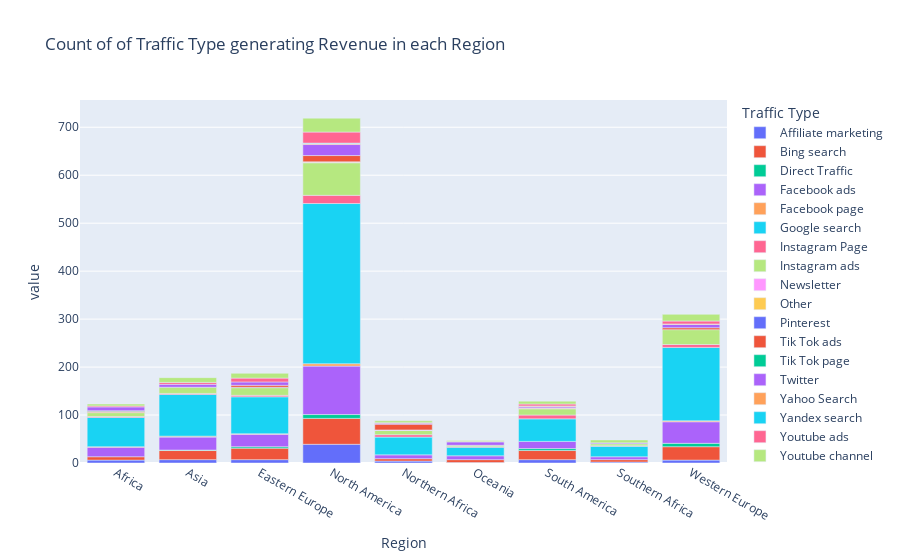

The code cell stored with this chart in its notebook:
### Markdown cell above
#### 1. What traffic is generating the most revenue in each region?

### Code cell
# Using the revenue = True dataframe we can group variables together and plot the data:

region_traffic_groups = df_revenue_true.groupby(['region', 'traffic_type']).size().unstack()
fig = px.bar(region_traffic_groups, title="Count of of Traffic Type generating Revenue in each Region", labels={'region': 'Region'})
fig.update_layout(legend_title_text='Traffic Type')
# fig.update_layout(barmode="group")
fig.show()

### Figure 1 — Plotly figure (JSON) as saved in the notebook; plotly's stock layout.template omitted (floating-point values rounded to 4 significant figures)
{"data": [{"alignmentgroup": "True", "hovertemplate": "traffic_type=Affiliate marketing<br>Region=%{x}<br>value=%{y}<extra></extra>", "legendgroup": "Affiliate marketing", "marker": {"color": "#636efa", "pattern": {"shape": ""}}, "name": "Affiliate marketing", "offsetgroup": "Affiliate marketing", "orientation": "v", "showlegend": true, "textposition": "auto", "type": "bar", "x": ["Africa", "Asia", "Eastern Europe", "North America", "Northern Africa", "Oceania", "South America", "Southern Africa", "Western Europe"], "xaxis": "x", "y": [6, 7, 7, 39, 4, 1, 7, 2, 6], "yaxis": "y"}, {"alignmentgroup": "True", "hovertemplate": "traffic_type=Bing search<br>Region=%{x}<br>value=%{y}<extra></extra>", "legendgroup": "Bing search", "marker": {"color": "#EF553B", "pattern": {"shape": ""}}, "name": "Bing search", "offsetgroup": "Bing search", "orientation": "v", "showlegend": true, "textposition": "auto", "type": "bar", "x": ["Africa", "Asia", "Eastern Europe", "North America", "Northern Africa", "Oceania", "South America", "Southern Africa", "Western Europe"], "xaxis": "x", "y": [7, 19, 24, 54, 5, 6, 19, 5, 28], "yaxis": "y"}, {"alignmentgroup": "True", "hovertemplate": "traffic_type=Direct Traffic<br>Region=%{x}<br>value=%{y}<extra></extra>", "legendgroup": "Direct Traffic", "marker": {"color": "#00cc96", "pattern": {"shape": ""}}, "name": "Direct Traffic", "offsetgroup": "Direct Traffic", "orientation": "v", "showlegend": true, "textposition": "auto", "type": "bar", "x": ["Africa", "Asia", "Eastern Europe", "North America", "Northern Africa", "Oceania", "South America", "Southern Africa", "Western Europe"], "xaxis": "x", "y": [null, 1, 3, 8, null, null, 4, null, 7], "yaxis": "y"}, {"alignmentgroup": "True", "hovertemplate": "traffic_type=Facebook ads<br>Region=%{x}<br>value=%{y}<extra></extra>", "legendgroup": "Facebook ads", "marker": {"color": "#ab63fa", "pattern": {"shape": ""}}, "name": "Facebook ads", "offsetgroup": "Facebook ads", "orientation": "v", "showlegend": true, "textposition": "auto", "type": "bar", "x": ["Africa", "Asia", "Eastern Europe", "North America", "Northern Africa", "Oceania", "South America", "Southern Africa", "Western Europe"], "xaxis": "x", "y": [20, 27, 26, 101, 8, 8, 15, 6, 45], "yaxis": "y"}, {"alignmentgroup": "True", "hovertemplate": "traffic_type=Facebook page<br>Region=%{x}<br>value=%{y}<extra></extra>", "legendgroup": "Facebook page", "marker": {"color": "#FFA15A", "pattern": {"shape": ""}}, "name": "Facebook page", "offsetgroup": "Facebook page", "orientation": "v", "showlegend": true, "textposition": "auto", "type": "bar", "x": ["Africa", "Asia", "Eastern Europe", "North America", "Northern Africa", "Oceania", "South America", "Southern Africa", "Western Europe"], "xaxis": "x", "y": [1, 2, 1, 5, null, null, null, null, 2], "yaxis": "y"}, {"alignmentgroup": "True", "hovertemplate": "traffic_type=Google search<br>Region=%{x}<br>value=%{y}<extra></extra>", "legendgroup": "Google search", "marker": {"color": "#19d3f3", "pattern": {"shape": ""}}, "name": "Google search", "offsetgroup": "Google search", "orientation": "v", "showlegend": true, "textposition": "auto", "type": "bar", "x": ["Africa", "Asia", "Eastern Europe", "North America", "Northern Africa", "Oceania", "South America", "Southern Africa", "Western Europe"], "xaxis": "x", "y": [61, 87, 77, 334, 37, 18, 47, 22, 153], "yaxis": "y"}, {"alignmentgroup": "True", "hovertemplate": "traffic_type=Instagram Page<br>Region=%{x}<br>value=%{y}<extra></extra>", "legendgroup": "Instagram Page", "marker": {"color": "#FF6692", "pattern": {"shape": ""}}, "name": "Instagram Page", "offsetgroup": "Instagram Page", "orientation": "v", "showlegend": true, "textposition": "auto", "type": "bar", "x": ["Africa", "Asia", "Eastern Europe", "North America", "Northern Africa", "Oceania", "South America", "Southern Africa", "Western Europe"], "xaxis": "x", "y": [2, 2, 3, 17, 5, 1, 8, 1, 6], "yaxis": "y"}, {"alignmentgroup": "True", "hovertemplate": "traffic_type=Instagram ads<br>Region=%{x}<br>value=%{y}<extra></extra>", "legendgroup": "Instagram ads", "marker": {"color": "#B6E880", "pattern": {"shape": ""}}, "name": "Instagram ads", "offsetgroup": "Instagram ads", "orientation": "v", "showlegend": true, "textposition": "auto", "type": "bar", "x": ["Africa", "Asia", "Eastern Europe", "North America", "Northern Africa", "Oceania", "South America", "Southern Africa", "Western Europe"], "xaxis": "x", "y": [8, 13, 16, 68, 9, 3, 13, 4, 31], "yaxis": "y"}, {"alignmentgroup": "True", "hovertemplate": "traffic_type=Newsletter<br>Region=%{x}<br>value=%{y}<extra></extra>", "legendgroup": "Newsletter", "marker": {"color": "#FF97FF", "pattern": {"shape": ""}}, "name": "Newsletter", "offsetgroup": "Newsletter", "orientation": "v", "showlegend": true, "textposition": "auto", "type": "bar", "x": ["Africa", "Asia", "Eastern Europe", "North America", "Northern Africa", "Oceania", "South America", "Southern Africa", "Western Europe"], "xaxis": "x", "y": [null, null, null, 1, 1, null, 1, null, null], "yaxis": "y"}, {"alignmentgroup": "True", "hovertemplate": "traffic_type=Other<br>Region=%{x}<br>value=%{y}<extra></extra>", "legendgroup": "Other", "marker": {"color": "#FECB52", "pattern": {"shape": ""}}, "name": "Other", "offsetgroup": "Other", "orientation": "v", "showlegend": true, "textposition": "auto", "type": "bar", "x": ["Africa", "Asia", "Eastern Europe", "North America", "Northern Africa", "Oceania", "South America", "Southern Africa", "Western Europe"], "xaxis": "x", "y": [1, null, null, 1, null, null, null, null, null], "yaxis": "y"}, {"alignmentgroup": "True", "hovertemplate": "traffic_type=Pinterest<br>Region=%{x}<br>value=%{y}<extra></extra>", "legendgroup": "Pinterest", "marker": {"color": "#636efa", "pattern": {"shape": ""}}, "name": "Pinterest", "offsetgroup": "Pinterest", "orientation": "v", "showlegend": true, "textposition": "auto", "type": "bar", "x": ["Africa", "Asia", "Eastern Europe", "North America", "Northern Africa", "Oceania", "South America", "Southern Africa", "Western Europe"], "xaxis": "x", "y": [null, null, 1, null, null, null, null, null, null], "yaxis": "y"}, {"alignmentgroup": "True", "hovertemplate": "traffic_type=Tik Tok ads<br>Region=%{x}<br>value=%{y}<extra></extra>", "legendgroup": "Tik Tok ads", "marker": {"color": "#EF553B", "pattern": {"shape": ""}}, "name": "Tik Tok ads", "offsetgroup": "Tik Tok ads", "orientation": "v", "showlegend": true, "textposition": "auto", "type": "bar", "x": ["Africa", "Asia", "Eastern Europe", "North America", "Northern Africa", "Oceania", "South America", "Southern Africa", "Western Europe"], "xaxis": "x", "y": [2, null, 4, 13, 12, null, 1, null, 4], "yaxis": "y"}, {"alignmentgroup": "True", "hovertemplate": "traffic_type=Tik Tok page<br>Region=%{x}<br>value=%{y}<extra></extra>", "legendgroup": "Tik Tok page", "marker": {"color": "#00cc96", "pattern": {"shape": ""}}, "name": "Tik Tok page", "offsetgroup": "Tik Tok page", "orientation": "v", "showlegend": true, "textposition": "auto", "type": "bar", "x": ["Africa", "Asia", "Eastern Europe", "North America", "Northern Africa", "Oceania", "South America", "Southern Africa", "Western Europe"], "xaxis": "x", "y": [1, null, null, null, null, null, null, null, null], "yaxis": "y"}, {"alignmentgroup": "True", "hovertemplate": "traffic_type=Twitter<br>Region=%{x}<br>value=%{y}<extra></extra>", "legendgroup": "Twitter", "marker": {"color": "#ab63fa", "pattern": {"shape": ""}}, "name": "Twitter", "offsetgroup": "Twitter", "orientation": "v", "showlegend": true, "textposition": "auto", "type": "bar", "x": ["Africa", "Asia", "Eastern Europe", "North America", "Northern Africa", "Oceania", "South America", "Southern Africa", "Western Europe"], "xaxis": "x", "y": [8, 6, 7, 23, 2, 7, 3, 2, 7], "yaxis": "y"}, {"alignmentgroup": "True", "hovertemplate": "traffic_type=Yahoo Search<br>Region=%{x}<br>value=%{y}<extra></extra>", "legendgroup": "Yahoo Search", "marker": {"color": "#FFA15A", "pattern": {"shape": ""}}, "name": "Yahoo Search", "offsetgroup": "Yahoo Search", "orientation": "v", "showlegend": true, "textposition": "auto", "type": "bar", "x": ["Africa", "Asia", "Eastern Europe", "North America", "Northern Africa", "Oceania", "South America", "Southern Africa", "Western Europe"], "xaxis": "x", "y": [null, null, null, 2, null, null, 1, null, 1], "yaxis": "y"}, {"alignmentgroup": "True", "hovertemplate": "traffic_type=Yandex search<br>Region=%{x}<br>value=%{y}<extra></extra>", "legendgroup": "Yandex search", "marker": {"color": "#19d3f3", "pattern": {"shape": ""}}, "name": "Yandex search", "offsetgroup": "Yandex search", "orientation": "v", "showlegend": true, "textposition": "auto", "type": "bar", "x": ["Africa", "Asia", "Eastern Europe", "North America", "Northern Africa", "Oceania", "South America", "Southern Africa", "Western Europe"], "xaxis": "x", "y": [null, null, null, 1, null, null, null, null, null], "yaxis": "y"}, {"alignmentgroup": "True", "hovertemplate": "traffic_type=Youtube ads<br>Region=%{x}<br>value=%{y}<extra></extra>", "legendgroup": "Youtube ads", "marker": {"color": "#FF6692", "pattern": {"shape": ""}}, "name": "Youtube ads", "offsetgroup": "Youtube ads", "orientation": "v", "showlegend": true, "textposition": "auto", "type": "bar", "x": ["Africa", "Asia", "Eastern Europe", "North America", "Northern Africa", "Oceania", "South America", "Southern Africa", "Western Europe"], "xaxis": "x", "y": [2, 4, 8, 23, 1, 1, 4, null, 6], "yaxis": "y"}, {"alignmentgroup": "True", "hovertemplate": "traffic_type=Youtube channel<br>Region=%{x}<br>value=%{y}<extra></extra>", "legendgroup": "Youtube channel", "marker": {"color": "#B6E880", "pattern": {"shape": ""}}, "name": "Youtube channel", "offsetgroup": "Youtube channel", "orientation": "v", "showlegend": true, "textposition": "auto", "type": "bar", "x": ["Africa", "Asia", "Eastern Europe", "North America", "Northern Africa", "Oceania", "South America", "Southern Africa", "Western Europe"], "xaxis": "x", "y": [4, 10, 10, 29, 4, 2, 6, 6, 14], "yaxis": "y"}], "layout": {"barmode": "relative", "legend": {"title": {"text": "Traffic Type"}, "tracegroupgap": 0}, "title": {"text": "Count of of Traffic Type generating Revenue in each Region"}, "xaxis": {"anchor": "y", "domain": [0, 1], "title": {"text": "Region"}}, "yaxis": {"anchor": "x", "domain": [0, 1], "title": {"text": "value"}}}}
